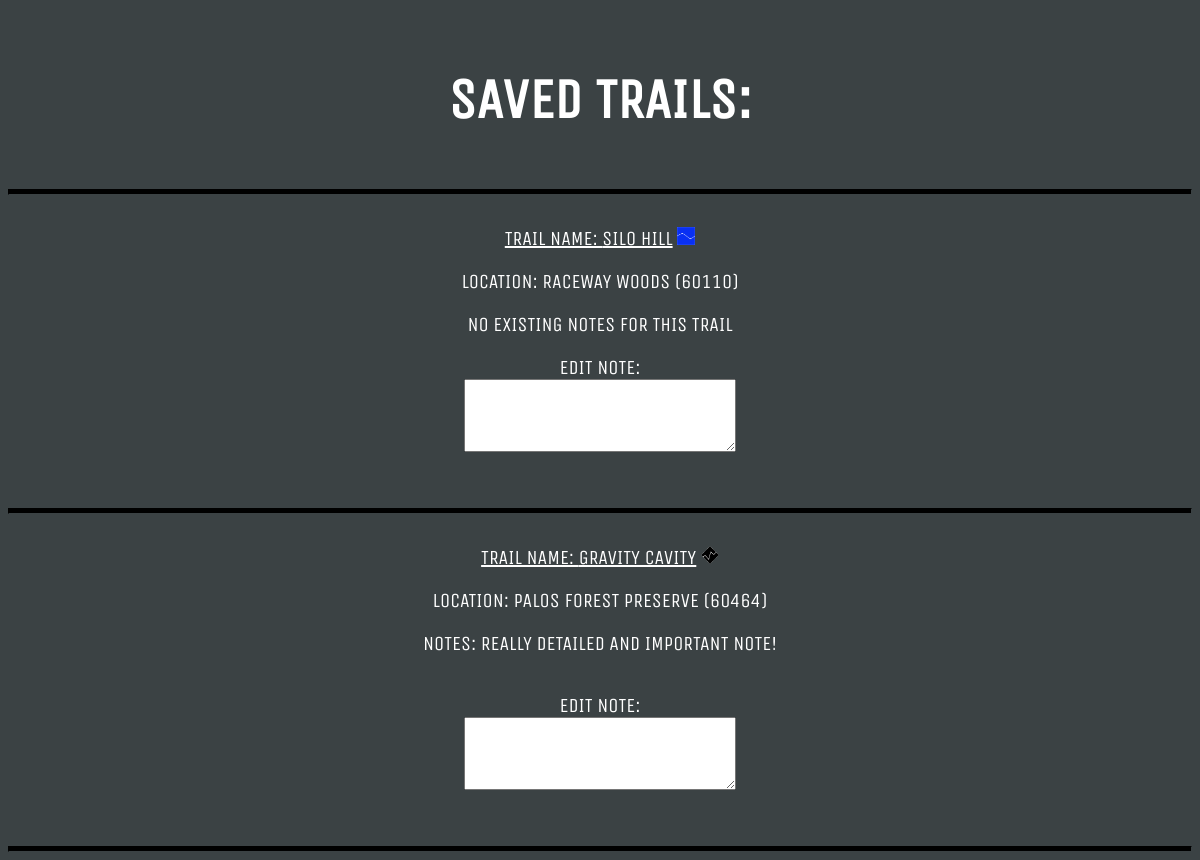
Screenshot of /saved_trails (signed in) with the database file from the repository.
### tables this page shows
CREATE TABLE "trails" (
	"ID"	INTEGER,
	"name"	TEXT NOT NULL,
	"location"	INTEGER NOT NULL,
	"loc_name"	TEXT,
	"terrain"	TEXT NOT NULL,
	"type"	TEXT NOT NULL,
	"difficulty"	TEXT NOT NULL,
	"jumps"	INTEGER NOT NULL,
	"drops"	INTEGER NOT NULL,
	"berms"	INTEGER NOT NULL,
	"rock rolls"	INTEGER NOT NULL,
	"skinnies"	INTEGER NOT NULL,
	PRIMARY KEY("ID" AUTOINCREMENT)
);

CREATE TABLE "notes" (
	"note_id"	INTEGER,
	"trail_id"	INTEGER NOT NULL,
	"user_id"	INTEGER NOT NULL,
	"note"	TEXT,
	PRIMARY KEY("note_id" AUTOINCREMENT)
);

### main.py (the view)
@app.route('/saved_trails')
def saved_trails():
    if user.auth == True:
        form = savedForm()
        id = user.id
        trails = []
        with sqlite3.connect('data.db') as con:
            cur = con.cursor()
        cur.execute(''' SELECT *
                        FROM notes
                        WHERE user_id=?''',
                        (id))
        for row in cur:
            note_id, trail_id, user_id, note = row
            with sqlite3.connect('data.db') as con:
                cur2 = con.cursor()
            cur2.execute(''' SELECT *
                            FROM trails
                            WHERE id=?''',
                            (trail_id,))
            for row in cur2:
                id1, name, loc, locname, terrain, type, difficulty, jumps, drops, berms, rolls, skinnies = row
                if difficulty == 'green':
                    difficulty = '/static/images/green.png'
                    altText = 'Green difficulty icon'
                elif difficulty == 'blue':
                    difficulty = '/static/images/blue.png'
                    altText = 'Blue difficulty icon'
                else:
                    difficulty = '/static/images/black.png'
                    altText = 'Black difficulty icon'
                trailData = (name, locname, difficulty, loc, altText, note)
                trails.append(trailData)
            cur2.close()
        if form.validate_on_submit():
            pass
        cur.close()
        return render_template('saved.html', trails=trails, form=form)
    else:
        return render_template('not_logged.html')

### saved.py
class savedForm(FlaskForm):
    note = TextAreaField('EDIT NOTE:')
    save = SubmitField('SAVE')

### user.py (called while the page is built)
    @property
    def auth(self):
        return self._authenticated

    @property
    def id(self):
        return self._id

### templates/saved.html (shortened to what this page needs)
<!DOCTYPE html>
<html lang="en">
<head>
    <link href="static/results.css" rel="stylesheet"/>
    <link href="static/fonts.css" rel="stylesheet"/>
</head>
<body>
    <main>
        <div class="container">
            <h2>SAVED TRAILS:</h2>
            <hr>
            {% if trails %}
                {% for x in trails %}
                    <div class="trail">
                        <p><u>TRAIL NAME: {{ x[0].upper() }}</u> <img src='{{ x[2] }}' alt='{{ x[4] }}'></p>
                        <p>LOCATION: {{ x[1].upper() }} ({{ x[3] }})<br></p>
                        {% if x[5] == None %}
                            <p>NO EXISTING NOTES FOR THIS TRAIL</p>
                        {% else %}
                            <p>NOTES: {{ x[5].upper() }}</p><br>
                        {% endif %}
                        <p>
                            {{ form.note.label }}<br>
                            {{ form.note(size=20, class='entry', data=x[5]) }}<br>
                        </p>
                    </div>
                    <hr>
                {% endfor %}
            {% else %}
                <p>YOU HAVE NOT SAVED ANY TRAILS YET</p>
            {% endif %}
        </div>
    </main>
</body>

### static/results.css (style rules this page uses)
body { background-color: #3b4244; }
.container { text-align: center; font-family: "Unica One"; }
.trail { padding: 2%; }
.trail img { display: inline; width: .9em; height: .9em; padding: 0%; }
h2 { font-size: 350%; margin-top: 1.2em; margin-bottom: 1em; color: white; }
p { margin-top: 0%; font-size: 125%; color: white; }
hr { height: 4px; background-color: black; border-color: #3b4244; overflow: hidden; }
img { display: inline-block; width: 3em; height: 3em; }
.entry { height: 5em; width: 20em; }

### rows the page displays
trails: name "SILO HILL", shows a picture, loc_name "RACEWAY WOODS", location "60110", shows "NO EXISTING NOTES FOR THIS TRAIL", note.label "EDIT NOTE:"
notes: note "REALLY DETAILED AND IMPORTANT NOTE!"
trails: name "GRAVITY CAVITY", loc_name "PALOS FOREST PRESERVE", location "60464"
